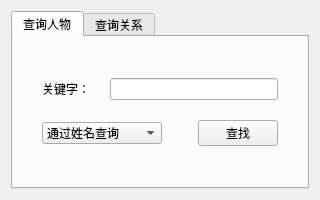
<?xml version="1.0" encoding="UTF-8"?>
<ui version="4.0">
 <class>QueryWidget</class>
 <widget class="QWidget" name="QueryWidget">
  <property name="geometry">
   <rect>
    <x>0</x>
    <y>0</y>
    <width>320</width>
    <height>200</height>
   </rect>
  </property>
  <property name="windowTitle">
   <string>信息查询</string>
  </property>
  <layout class="QVBoxLayout" name="verticalLayout">
   <item>
    <widget class="QTabWidget" name="tabWidget">
     <property name="currentIndex">
      <number>0</number>
     </property>
     <widget class="QWidget" name="tab1">
      <attribute name="title">
       <string>查询人物</string>
      </attribute>
      <layout class="QVBoxLayout" name="verticalLayout_3">
       <item>
        <layout class="QVBoxLayout" name="verticalLayout_2">
         <property name="spacing">
          <number>20</number>
         </property>
         <property name="leftMargin">
          <number>20</number>
         </property>
         <property name="topMargin">
          <number>20</number>
         </property>
         <property name="rightMargin">
          <number>20</number>
         </property>
         <property name="bottomMargin">
          <number>20</number>
         </property>
         <item>
          <layout class="QHBoxLayout" name="horizontalLayout">
           <item>
            <widget class="QLabel" name="label">
             <property name="text">
              <string>关键字：</string>
             </property>
            </widget>
           </item>
           <item>
            <widget class="QLineEdit" name="lineEdit"/>
           </item>
          </layout>
         </item>
         <item>
          <layout class="QHBoxLayout" name="horizontalLayout_2">
           <item>
            <widget class="QComboBox" name="comboBox">
             <property name="minimumSize">
              <size>
               <width>120</width>
               <height>0</height>
              </size>
             </property>
             <item>
              <property name="text">
               <string>通过姓名查询</string>
              </property>
             </item>
             <item>
              <property name="text">
               <string>通过ID查询</string>
              </property>
             </item>
            </widget>
           </item>
           <item>
            <spacer name="horizontalSpacer">
             <property name="orientation">
              <enum>Qt::Horizontal</enum>
             </property>
             <property name="sizeHint" stdset="0">
              <size>
               <width>40</width>
               <height>20</height>
              </size>
             </property>
            </spacer>
           </item>
           <item>
            <widget class="QPushButton" name="queryRole">
             <property name="text">
              <string>查找</string>
             </property>
            </widget>
           </item>
          </layout>
         </item>
        </layout>
       </item>
      </layout>
     </widget>
     <widget class="QWidget" name="tab2">
      <attribute name="title">
       <string>查询关系</string>
      </attribute>
      <layout class="QVBoxLayout" name="verticalLayout_5">
       <item>
        <layout class="QVBoxLayout" name="verticalLayout_4">
         <property name="spacing">
          <number>20</number>
         </property>
         <property name="leftMargin">
          <number>20</number>
         </property>
         <property name="topMargin">
          <number>20</number>
         </property>
         <property name="rightMargin">
          <number>20</number>
         </property>
         <property name="bottomMargin">
          <number>20</number>
         </property>
         <item>
          <layout class="QHBoxLayout" name="horizontalLayout_3">
           <item>
            <widget class="QLabel" name="label_2">
             <property name="text">
              <string>关键字：</string>
             </property>
            </widget>
           </item>
           <item>
            <widget class="QLineEdit" name="lineEdit_2">
             <property name="text">
              <string/>
             </property>
            </widget>
           </item>
           <item>
            <widget class="QLineEdit" name="lineEdit_3">
             <property name="text">
              <string/>
             </property>
            </widget>
           </item>
          </layout>
         </item>
         <item>
          <layout class="QHBoxLayout" name="horizontalLayout_4">
           <item>
            <widget class="QComboBox" name="comboBox_2">
             <property name="minimumSize">
              <size>
               <width>120</width>
               <height>0</height>
              </size>
             </property>
             <item>
              <property name="text">
               <string>通过姓名查询</string>
              </property>
             </item>
             <item>
              <property name="text">
               <string>通过ID查询</string>
              </property>
             </item>
            </widget>
           </item>
           <item>
            <spacer name="horizontalSpacer_2">
             <property name="orientation">
              <enum>Qt::Horizontal</enum>
             </property>
             <property name="sizeHint" stdset="0">
              <size>
               <width>40</width>
               <height>20</height>
              </size>
             </property>
            </spacer>
           </item>
           <item>
            <widget class="QPushButton" name="queryRel">
             <property name="text">
              <string>查找</string>
             </property>
            </widget>
           </item>
          </layout>
         </item>
        </layout>
       </item>
      </layout>
     </widget>
    </widget>
   </item>
  </layout>
 </widget>
 <resources/>
 <connections/>
</ui>
